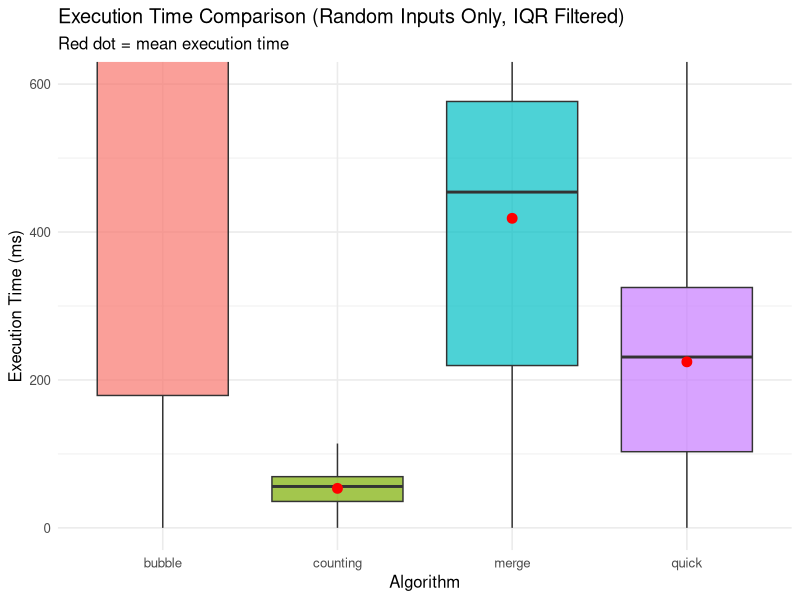

Source code (R):
library(tidyverse)

setwd("C:/Users/graur/Documents/Coding/PracticalStats")

# -----------------------------
# 1. LOAD DATA
# -----------------------------

df <- read_csv("100k_results.csv")

# -----------------------------
# 2. CHECK REQUIRED COLUMNS
# -----------------------------

required_cols <- c("input_file", "algorithm", "input_size", "wall_time_ms")
missing_cols <- setdiff(required_cols, names(df))

if (length(missing_cols) > 0) {
  stop(paste("Missing required columns:", paste(missing_cols, collapse = ", ")))
}

# -----------------------------
# 3. PREPARE DATA
# -----------------------------

plot_df <- df %>%
  filter(algorithm %in% c("bubble", "counting", "merge", "quick")) %>%
  filter(str_detect(input_file, "^random_")) %>%
  mutate(
    time = as.numeric(wall_time_ms),
    n = as.numeric(input_size)
  ) %>%
  drop_na(time, n)

# -----------------------------
# 4. REMOVE OUTLIERS USING IQR
# -----------------------------

plot_df <- plot_df %>%
  group_by(algorithm) %>%
  mutate(
    q1 = quantile(time, 0.25, na.rm = TRUE),
    q3 = quantile(time, 0.75, na.rm = TRUE),
    iqr = IQR(time, na.rm = TRUE),
    lower = q1 - 1.5 * iqr,
    upper = q3 + 1.5 * iqr
  ) %>%
  filter(time >= lower, time <= upper) %>%
  ungroup() %>%
  select(-q1, -q3, -iqr, -lower, -upper)

# -----------------------------
# 5. SUMMARY TABLE
# -----------------------------

summary_table <- plot_df %>%
  group_by(algorithm) %>%
  summarise(
    points = n(),
    mean_time = mean(time, na.rm = TRUE),
    median_time = median(time, na.rm = TRUE),
    sd_time = sd(time, na.rm = TRUE),
    .groups = "drop"
  ) %>%
  arrange(algorithm)

cat("\nExecution time summary by algorithm:\n")
print(summary_table)

# -----------------------------
# 6. SINGLE BOXPLOT
# -----------------------------
ggplot(plot_df, aes(x = algorithm, y = time, fill = algorithm)) +
  geom_boxplot(outlier.shape = NA, alpha = 0.7) +
  stat_summary(
    fun = mean,
    geom = "point",
    color = "red",
    size = 3
  ) +
  labs(
    title = "Execution Time Comparison (Random Inputs Only, IQR Filtered)",
    subtitle = "Red dot = mean execution time",
    x = "Algorithm",
    y = "Execution Time (ms)"
  ) +
  theme_minimal(base_size = 12) +
  theme(legend.position = "none") +
  coord_cartesian(ylim = c(0, 600))
